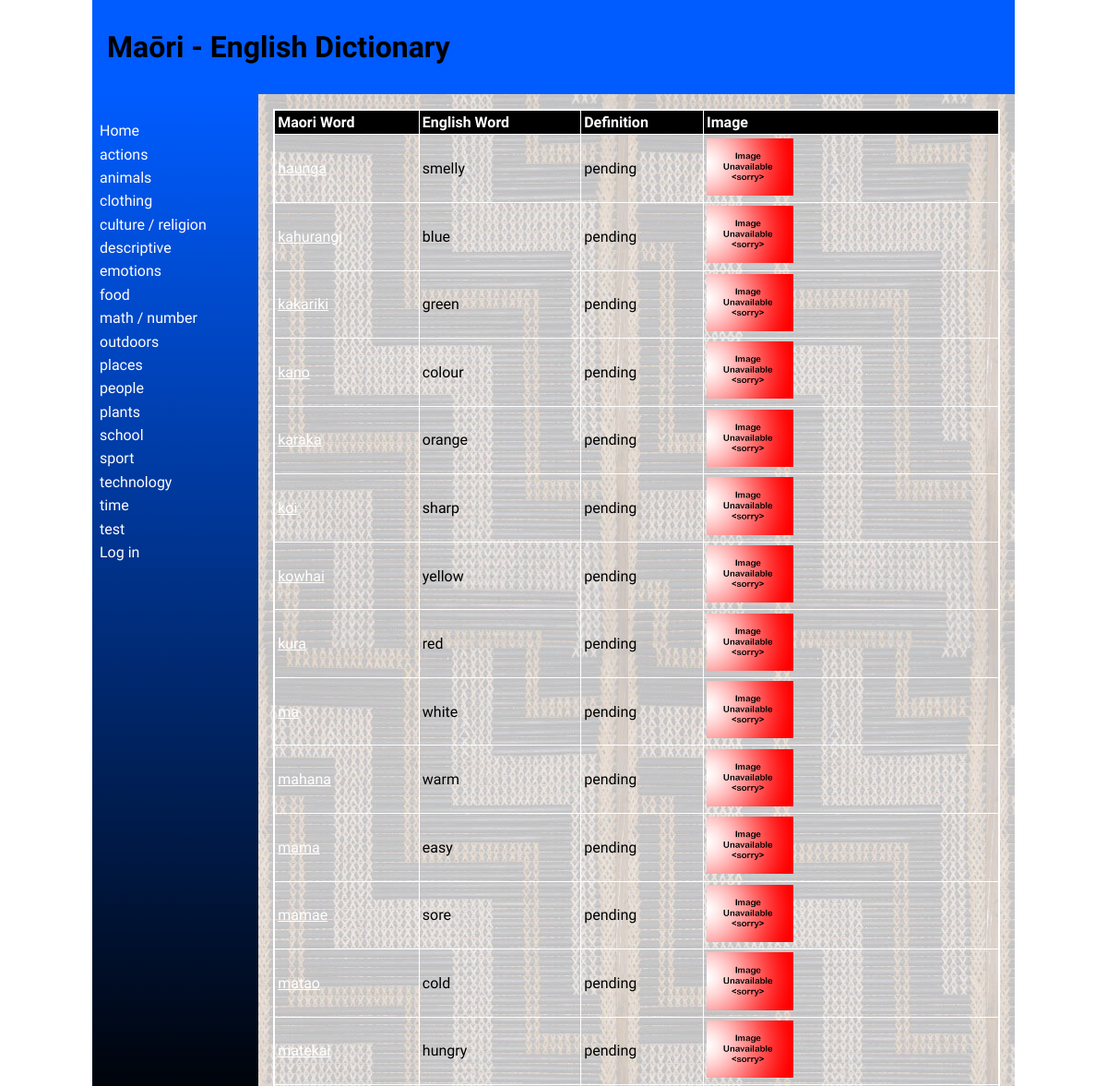
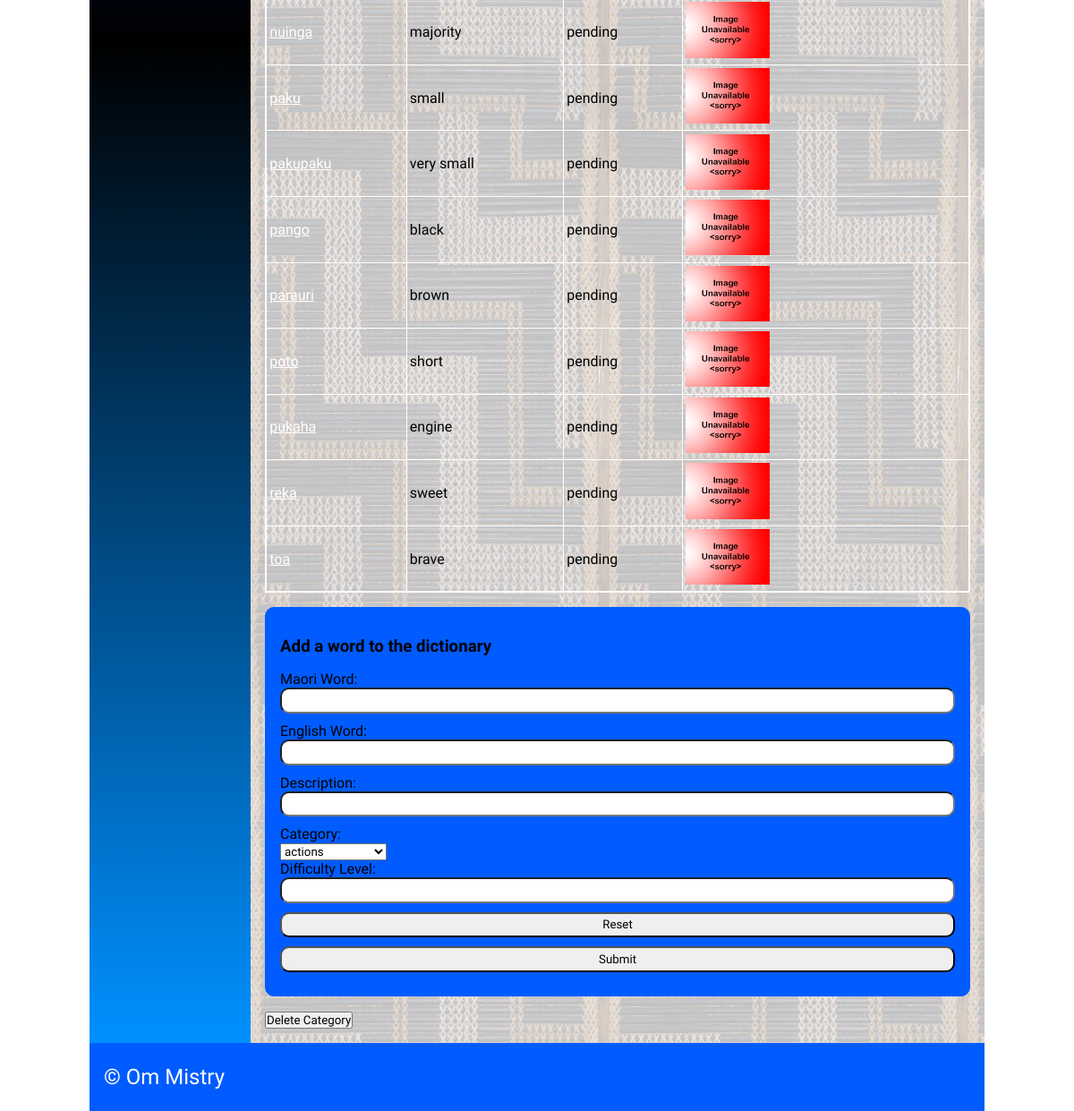
Page /categories/5 on the committed database (2 pictures, top to bottom).
### tables this page shows
CREATE TABLE "category"
(
	id INTEGER
		constraint category_pk
			primary key autoincrement,
	category_name varchar(69) not null
);

CREATE TABLE "words"
(
	maori varchar(69),
	english varchar(69),
	category integer,
	definition varchar(100),
	levels integer,
	images varchar(69),
	id integer
		constraint words_pk
			primary key autoincrement,
	date_added integer default 0
, user_id integer);

### app.py (the view, shortened to what this page needs)
@app.route('/categories/<cat_id>', methods=["POST", "GET"])
def render_categorypage(cat_id):
    con = create_connection(DB_NAME)
    query = "SELECT id, maori, english, definition, levels, images FROM words WHERE category=?" \
            "ORDER BY maori ASC"
    cur = con.cursor()
    cur.execute(query, (int(cat_id),))
    definition = cur.fetchall()
    print(definition)
    con.close()
    return render_template('words.html', definitions=definition, logged_in=is_logged_in(), deleting=intention("delete"),
                           categories=fetch_categories(), category=cat_id)

### app.py (called while the page is built)
def intention(button):
    if button in request.form:
        return True
    else:
        return False

def create_connection(db_file):
    try:
        connection = sqlite3.connect(db_file)
        return connection
    except Error as e:
        print(e)
    return None

def fetch_categories():
    con = create_connection(DB_NAME)
    query = "SELECT id, category_name FROM category"
    cur = con.cursor()
    cur.execute(query)
    categories = cur.fetchall()
    con.close()
    return categories

def is_logged_in():
    if session.get("email") is None:
        print("you are not logged in")
        return False
    else:
        print("you are logged in")
        return True

### templates/words.html (shortened to what this page needs)
{% extends 'base.html' %}
{% block heading %}Maōri - English Dictionary{% endblock %}
{% block main %}
    <table>
        <tr>
            <th>Maori Word</th>
            <th>English Word</th>
            <th>Definition</th>
            <th>Image</th>
        </tr>
        {% for definition in definitions %}
            <tr>
                <td><a href="/detail/{{ definition[0] }}">{{ definition[1] }}</a></td>
                <td>{{ definition[2] }}</td>
                <td>{{ definition[3] }}</td>
                <td>
                    <img style="width:30%;" src="/static/images/{{ definition[5] }}" type="images/jpg"/>
                </td>
            </tr>
        {% endfor %}
    </table>
    <form class="dataForm" method="POST">
        <h3>Add a word to the dictionary</h3>
        <div class="form-group">
            <div class="form-label"><label for="maoriword">Maori Word:</label></div>
            <div class="form-element"><input type="text" name="maoriword" id="maoriword" required></div>
        </div>
        <div class="form-group">
            <div class="form-label"><label for="englishword">English Word:</label></div>
            <div class="form-element"><input type="text" name="englishword" id="englishword" required></div>
        </div>
        <div class="form-group">
            <div class="form-label"><label for="description">Description:</label></div>
            <div class="form-element"><input type="text" name="description" id="description" min="9" max="13" step="1" required></div>
        </div>
        <div class="form-group">
                <div class="form-label"><label for="Category">Category:</label></div>
                <div class="form-element">
                    <select name="Category" id='Category'>
                        {% for category in categories %}
                            <option value="{{ category[0] }}">{{ category[1] }}</option>
                        {% endfor %}
                    </select>
                </div>
            </div>
        <div class="form-group">
            <div class="form-label"><label for="difficultylevel">Difficulty Level:</label></div>
            <div class="form-element"><input type="number" name="difficulty Level" id="difficultylevel" min="1" max="999" step="1" required></div>
        </div>
        <div class="form-group">
            <div class="form-element"><input type="reset"></div>
        </div>
        <div class="form-group">
            <div class="form-element"><input type="submit"></div>
        </div>
    </form>
    <form method="POST">
    {% if deleting %}
        <div class="form-element">Are you sure?<input type="submit" name="delete_confirm" value="Yes">/<input type="submit" value="No"></div>
    {% else %}
    <div class="form-element">
         <input type="submit" name="delete" value="Delete Category">
    </div>
    </form>
    {% endif %}
{% endblock %}

### templates/base.html (shortened to what this page needs)
<!doctype html>
<html lang="en">
<head>
   <link href="{{ url_for('static', filename='css/style.css') }}" rel="stylesheet">
</head>
<body>
   <div id="container">
      <header>
         <h1>{% block heading %}{% endblock %}</h1>
      </header>
      <nav>
         <ul>
                <li><a href="\">Home</a></li>
                {% for category in categories %}
                <li><a href="/categories/{{ category[0] }}">{{category[1]}}</a></li>
                {% endfor %}
         <li>
             {% if logged_in %}<a href="/logout">Log out</a>{% else %}
             <a href="/login">Log in</a></li>{% endif %}
         </ul>
      </nav>
      <main>
            {% block main%}{% endblock %}
        </main>
      <footer>
         <p>
            &copy; Om Mistry
         </p>
      </footer>
   </div>
</body>
</html>

### static/css/style.css (style rules this page uses)
* { font-family: Comfortaa, sans-serif; margin: 0; padding: 0; box-sizing: border-box; }
#container { display: grid; grid-template-columns: 75px auto; grid-template-areas: 'nav header' 'main main' 'footer footer'; }
header { grid-area: header; background-color: #005cff; padding: 1rem; }
nav { grid-area: nav; }
main { grid-area: main; padding: 1rem; background-color: #005cff; }
h1, h2, h3, h4 { padding: 1rem 0; font-family: 'Suez One', serif; color: #000000; text-shadow: 2px 2px 4px #005cff; }
p { padding: 0.5rem 0; }
a { color: #ffffff; }
.dataForm { margin: 1rem 0; border: 1px solid #005cff; padding: 1rem; background-color: #005cff; border-radius: 10px; }
.dataForm input, textarea { width: 100%; border-radius: 10px; padding: 0.3rem; margin-bottom: 10px; }
table { width: 100%; border: 2px solid #ffffff; border-collapse: collapse; }
th, td { border: 1px solid #ffffff; padding: 0.2rem; text-align: left; }
th { background-color: #000000; color: #ffffff; }
footer { grid-area: footer; padding: 1rem; background-color: #005cff; }
footer p { color: #ffffff; text-shadow: 2px 2px 4px #005cff; font-size: 1.5rem; }
@media only screen and (min-width: 768px) { #container { grid-template-columns: 180px auto; grid-template-areas: 'header header' 'nav main' 'footer footer'; } }
@media only screen and (min-width: 768px) { nav { background: linear-gradient(180deg, rgb(0, 92, 255) 0%, rgb(0, 0, 0) 50%, rgb(0, 144, 255) 100%); padding: 0.5rem; } }
@media only screen and (min-width: 768px) { nav ul { list-style: none; } }
@media only screen and (min-width: 768px) { nav li { padding: 0.2rem 0; } }
@media only screen and (min-width: 768px) { nav a { color: #fdfdfd; text-decoration: none; } }
@media only screen and (min-width: 768px) { main { background-image: url('static/images/poutama.jpg'); } }
@media only screen and (min-width: 1000px) { #container { width: 1000px; margin: auto; } }

### rows in the picture
category: category_name "actions"
category: category_name "animals"
category: category_name "clothing"
category: category_name "culture / religion"
category: category_name "descriptive"
category: category_name "emotions"
category: category_name "food"
category: category_name "math / number"
category: category_name "outdoors"
category: category_name "places"
category: category_name "people"
category: category_name "plants"
category: category_name "school"
category: category_name "sport"
category: category_name "technology"
category: category_name "time"
category: category_name "test"
words: maori "haunga", english "smelly", definition "pending", images (placeholder picture)
words: maori "kahurangi", english "blue", definition "pending", images (placeholder picture)
words: maori "kakariki", english "green", definition "pending", images (placeholder picture)
words: maori "kano", english "colour", definition "pending", images (placeholder picture)
words: maori "karaka", english "orange", definition "pending", images (placeholder picture)
words: maori "koi", english "sharp", definition "pending", images (placeholder picture)
words: maori "kowhai", english "yellow", definition "pending", images (placeholder picture)
words: maori "kura", english "red", definition "pending", images (placeholder picture)
words: maori "ma", english "white", definition "pending", images (placeholder picture)
words: maori "mahana", english "warm", definition "pending", images (placeholder picture)
words: maori "mama", english "easy", definition "pending", images (placeholder picture)
words: maori "mamae", english "sore", definition "pending", images (placeholder picture)
words: maori "matao", english "cold", definition "pending", images (placeholder picture)
words: maori "matekai", english "hungry", definition "pending", images (placeholder picture)
words: maori "nuinga", english "majority", definition "pending", images (placeholder picture)
words: maori "paku", english "small", definition "pending", images (placeholder picture)
words: maori "pakupaku", english "very small", definition "pending", images (placeholder picture)
words: maori "pango", english "black", definition "pending", images (placeholder picture)
words: maori "parauri", english "brown", definition "pending", images (placeholder picture)
words: maori "poto", english "short", definition "pending", images (placeholder picture)
words: maori "pukaha", english "engine", definition "pending", images (placeholder picture)
words: maori "reka", english "sweet", definition "pending", images (placeholder picture)
words: maori "toa", english "brave", definition "pending", images (placeholder picture)

### other values in the picture
form field Category "actions"
